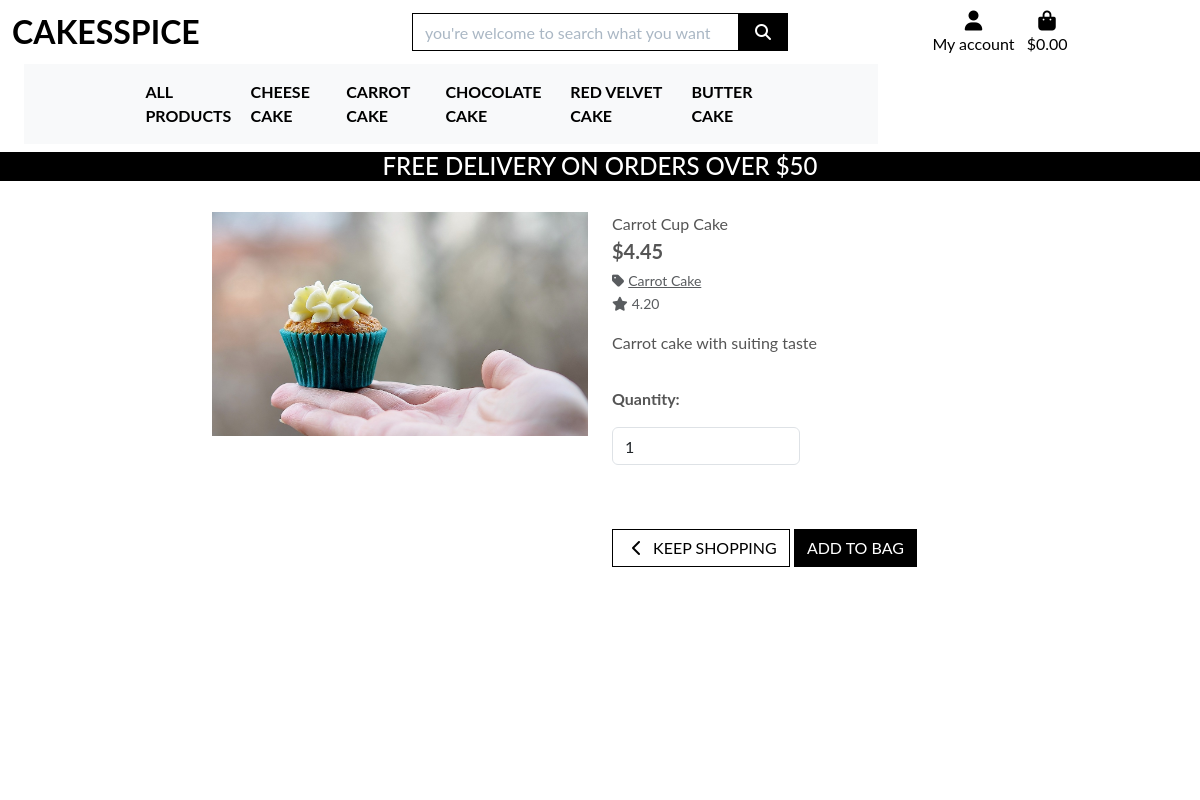
/products/6, run on the app's committed database.
### products/models.py (models this page shows, shortened)
class Product(models.Model):
    name = models.CharField(max_length=500)
    price = models.DecimalField(max_digits=10, decimal_places=2)
    description = models.TextField(default=now)
    category = models.ForeignKey('Category', on_delete=models.CASCADE, default=1)
    rating = models.DecimalField(max_digits=6, decimal_places=2, null=False, default=0.0)
    imageUrl = models.URLField(null=True, blank=True)
    image = models.ImageField(upload_to='products/', null=True, blank=True)

class Category(models.Model):
    class Meta:
        verbose_name_plural = 'Categories'
    name = models.CharField(max_length=500)
    description = models.TextField(default=now)
    created_at = models.DateTimeField(default=now)

### products/views.py (the view)
# urls.py: path('<int:item_id>', views.product_details, name='product_detail'),
def product_details(request, item_id):
    product = get_object_or_404(Product, id=item_id)
    context = {
        'product': product,
        'item_id': item_id,
    }
    return render(request, 'products/product_details.html', context)

### bag/context.py (called while the page is built, shortened)
def bag_contents(request):
    bag_items = []
    total = 0
    product_count = 0
    bag = request.session.get('bag', {})
    if not bag:
        return {
            'bag_items': bag_items,
            'total': total,
            'product_count': product_count,
            'delivery': 0,
            'free_delivery_delta': 0,
            'free_delivery_threshold': 0,
            'grand_total': 0
        }

### products/templates/products/product_details.html (shortened to what this page needs)
{% extends "base.html" %}
{% load static %}
{% block page_header %}
    <div class="container header-container">
    </div>
{% endblock %}
{% block content %}
    <div class="overlay"></div>
    <div class="container-fluid">
        <div class="row">
            <div class="col-12 col-md-6 col-lg-4 offset-lg-2">
                <div class="image-container my-5">
                    {% if product.image %}
                        <a href="{{ product.image.url }}" target="_blank">
                            <img class="card-img-top img-fluid" src="{{ product.image.url}}" alt="{{ product.name }}">
                        </a>
                        {% else %}
                        <a href="">
                            <img class="card-img-top img-fluid" src="{{ MEDIA_URL}}noimage.png" alt="{{ product.name }}">
                        </a>
                    {% endif %}
                </div>
            </div>
            <div class="col-12 col-md-6 col-lg-4">
                <div class="product-details-container mb-5 mt-md-5">
                    <p class="mb-0">{{ product.name }}</p>
                    <p class="lead mb-0 text-left font-weight-bold">${{ product.price }}</p>
                    {% if product.category %}
                    <p class="small mt-1 mb-0">
                        <a class="text-muted" href="{% url 'products' %}?category={{ product.category.name }}">
                            <i class="fas fa-tag mr-1"></i>{{product.category.name}}
                        </a>
                    </p>
                    {% endif %}
                    {% if product.rating %}
                        <small class="text-muted"><i class="fas fa-star mr-1"></i>{{ product.rating}}</small>
                    {% else %}
                        <small class="text-muted"> No Rating</small>
                    {% endif %}
                    <p class="mt-3">{{ product.description}}</p>
                    <form class="form" action="{% url 'add_to_bag' product.id %}" method="POST">
                        <div class="form-row">
                            <div class="col-12">
                                <p class="mt-3"><strong>Quantity:</strong></p>
                                <div class="form-group w-50">
                                    <div class="input-group">
                                        <input class="form-control qty-input" type="number" name="quantity" value="1" min="1" max="99" data-item_id="{{ product.id }}" id="id_qty_{{product.id}}">
                                    </div>
                                </div>
                            </div>
                            <div class="col-12">
                                <a href="{% url 'products' %}" class="btn btn-outline-black rounded-0 mt-5">
                                    <span class="icon">
                                        <i class="fas fa-chevron-left"></i>
                                    </span>
                                    <span class="text-uppercase">Keep Shopping</span>
                                </a>
                                <input type="submit" class="btn btn-black rounded-0 text-uppercase mt-5" value="Add to Bag">
                            </div>
                        </div>
                    </form>
                </div>
            </div>
        </div>
    </div>
{% endblock %}

### static/css/base.css (style rules this page uses)
html { height: 100%; }
body { background: url('/workspace/CakesSpice/media/pexels-moose-photos-170195-1036621 (1).jpg') no-repeat center center fixed; background-size: cover; height: calc(100vh - 164px); color: #555; font-family: 'Lato'; }
.icon { align-items: center; display: inline-flex; justify-content: center; height: 1.5rem; width: 1.5rem; }
.btn-black { background: black; color: white; }
.btn-outline-black { background: white; color: black !important; border: 1px solid black; }
.overlay { height: 100%; width: 100%; top: 0; left: 0; position: fixed; background: white; z-index: -1; }
@media (min-width: 1200px) { .container { max-width: 80%; } }
@media (min-width: 992px) { .header-container { padding-top: 164px; } }

### data on the page
Product: image (picture), name "Carrot Cup Cake", price "4.45", category.name "Carrot Cake", rating "4.20", description "Carrot cake with suiting taste"

### other printed values
{{ free_delivery_threshold }} "0"
